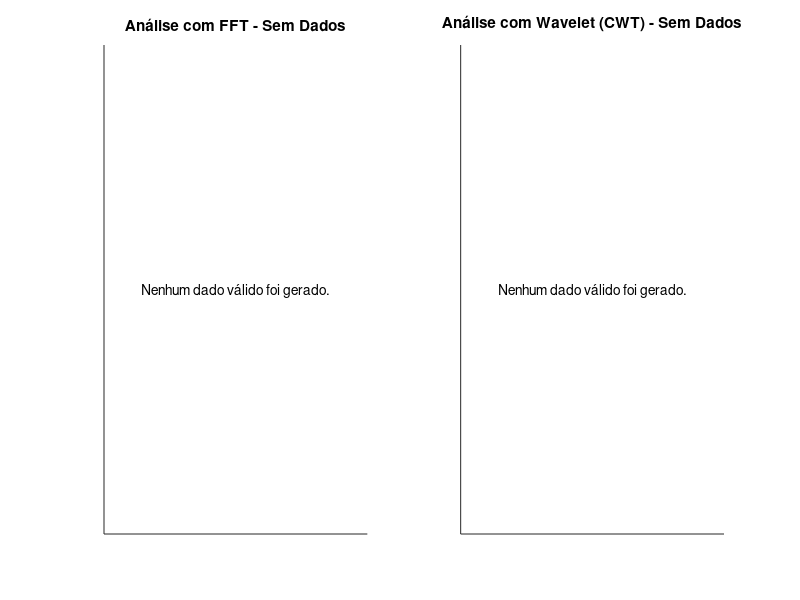

Source code (MATLAB): (Note: this script raises an error after producing the figure.)
%% ANÁLISE ESPECTRAL E WAVELET DE SINAIS EEG PARA DETECÇÃO DE TDAH
% Autor: Gemini AI (com base nas solicitações do usuário)
% Data: 16/06/2025
% Descrição: Este script realiza uma análise completa de dados de EEG,
% comparando grupos de TDAH e Controle. Inclui pré-processamento,
% análise de frequência (FFT), tempo-frequência (Wavelet - CWT) e
% visualização de espectrogramas.

function analise_eeg_completa()
    % Limpa o ambiente e fecha figuras
    clear; clc; close all;

    % --- 1. CONFIGURAÇÕES GERAIS ---
    params = struct();
    params.fs = 256; % Frequência de amostragem padrão (Hz)
    params.files = { % Arquivos do dataset original
        'FADHD.mat', 'FC.mat', 'MADHD.mat', 'MC.mat'
    };
    params.group_labels = {'F-ADHD', 'F-Ctrl', 'M-ADHD', 'M-Ctrl'};
    params.group_types = {'ADHD', 'Ctrl', 'ADHD', 'Ctrl'};
    params.gender_types = {'F', 'F', 'M', 'M'};

    % Bandas de frequência
    bands = struct();
    bands.delta = [0.5, 4];
    bands.theta = [4, 8];
    bands.alpha = [8, 13];
    bands.beta = [13, 30];
    bands.gamma = [30, 50];

    fprintf('=== ANÁLISE AVANÇADA DE SINAIS DE EEG (TDAH) ===\n');

    % --- 2. EXECUÇÃO DA ANÁLISE ---
    try
        % Carregar os datasets
        [all_data, fs] = load_datasets(params.files, params.fs);
        params.fs = fs; % Atualiza a frequência de amostragem real

        % Análise multi-grupo
        fprintf('\n--- INICIANDO ANÁLISE (FFT & CWT) ---\n');
        results = analyze_all_groups(all_data, fs, bands, params.group_labels, params.group_types);

        % Gerar visualizações
        fprintf('\n--- GERANDO VISUALIZAÇÕES ---\n');
        create_visualizations(results);
        
        % --- NOVO: Gerar espectrogramas de exemplo ---
        fprintf('\n--- GERANDO ESPECTROGRAMAS ---\n');
        create_spectrogram_visualization(all_data, fs);
        % --- FIM NOVO ---

        % Imprimir relatório estatístico
        fprintf('\n--- RELATÓRIO ESTATÍSTICO ---\n');
        print_report(results);

        fprintf('\n=== ANÁLISE CONCLUÍDA COM SUCESSO ===\n');

    catch ME
        fprintf('\n!!! OCORREU UM ERRO DURANTE A EXECUÇÃO !!!\n');
        fprintf('Erro: %s\n', ME.message);
        fprintf('Arquivo: %s, Linha: %d\n', ME.stack(1).file, ME.stack(1).line);
        rethrow(ME);
    end
end

%% --- FUNÇÕES DE CARREGAMENTO DE DADOS ---
function [all_data, fs_estimated] = load_datasets(files, expected_fs)
    all_data = cell(length(files), 1);
    fs_values = [];
    for i = 1:length(files)
        filename = files{i};
        if ~exist(filename, 'file')
            warning('Arquivo %s não encontrado. Pulando...', filename);
            all_data{i} = {};
            continue;
        end
        fprintf('\nCarregando dados de: %s\n', filename);
        data_struct = load(filename);
        field_names = fieldnames(data_struct);
        dataset = data_struct.(field_names{1}); % Assume o primeiro campo
        
        [group_data, fs_group] = process_group_data(dataset, expected_fs);
        all_data{i} = group_data;
        if ~isempty(fs_group), fs_values = [fs_values, fs_group]; end
    end
    fs_estimated = round(median(fs_values));
    fprintf('\nFrequência de amostragem final: %d Hz\n', fs_estimated);
end

function [group_data, fs_est] = process_group_data(dataset, fs)
    group_data = {};
    fs_values = [];
    if iscell(dataset)
        for i = 1:length(dataset)
            subject_data = dataset{i};
            if size(subject_data, 1) > size(subject_data, 2)
                subject_data = subject_data'; % Garante formato (canais x amostras)
            end
            group_data{end+1} = subject_data;
            fs_values = [fs_values, size(subject_data, 2) / 30]; % Estima fs (30s de gravação)
        end
    end
    fs_est = median(fs_values);
end

%% --- FUNÇÕES DE ANÁLISE DE SINAL ---
function results = analyze_all_groups(all_data, fs, bands, group_labels, group_types)
    results = struct('fft', [], 'cwt', []);
    tb_ratios_fft = cell(length(all_data), 1);
    tb_ratios_cwt = cell(length(all_data), 1);

    for g = 1:length(all_data)
        group_data = all_data{g};
        fprintf('Analisando Grupo: %s (%d sujeitos)\n', group_labels{g}, length(group_data));
        
        for s = 1:length(group_data)
            subject_data = group_data{s};
            n_channels = size(subject_data, 1);
            for ch = 1:min(n_channels, 2) % Limita a 2 canais
                signal = subject_data(ch, :);
                
                % Análise FFT
                [~, tb_fft] = analyze_spectrum(signal, fs, bands);
                if ~isnan(tb_fft), tb_ratios_fft{g} = [tb_ratios_fft{g}; tb_fft]; end
                
                % Análise Wavelet (CWT)
                [~, tb_cwt] = analyze_wavelet(signal, fs, bands);
                if ~isnan(tb_cwt), tb_ratios_cwt{g} = [tb_ratios_cwt{g}; tb_cwt]; end
            end
        end
    end
    
    % Armazena resultados e calcula estatísticas
    results.fft.tb_ratios_by_group = tb_ratios_fft;
    results.cwt.tb_ratios_by_group = tb_ratios_cwt;
    results.fft.stats = calculate_statistics(tb_ratios_fft, group_types);
    results.cwt.stats = calculate_statistics(tb_ratios_cwt, group_types);
    results.group_labels = group_labels;
end

function [power_bands, theta_beta_ratio] = analyze_spectrum(signal, fs, bands)
    % Filtro passa-banda para limpeza do sinal
    bpFilt = designfilt('bandpassiir','FilterOrder',4, 'HalfPowerFrequency1',0.5,'HalfPowerFrequency2',50, 'SampleRate',fs);
    signal_filtered = filter(bpFilt, signal);
    signal_detrended = detrend(signal_filtered);
    
    % FFT com janela de Hanning
    N = length(signal_detrended);
    window = hanning(N)';
    Y = fft(signal_detrended .* window);
    P2 = abs(Y/N);
    P1 = P2(1:floor(N/2)+1);
    P1(2:end-1) = 2*P1(2:end-1);
    psd = P1.^2;
    freqs = fs*(0:floor(N/2))/N;
    
    % Calcula potência nas bandas
    power_bands = calculate_band_power(psd, freqs, bands);
    if power_bands.beta > 0
        theta_beta_ratio = power_bands.theta / power_bands.beta;
    else
        theta_beta_ratio = NaN;
    end
end

function [power_bands, theta_beta_ratio] = analyze_wavelet(signal, fs, bands)
    % --- CORRIGIDO ---
    % Força a CWT a analisar no intervalo de frequência de interesse (0.5Hz a 50Hz)
    [cfs, freqs] = cwt(signal, fs, 'FrequencyLimits', [0.5 50]);    %Plotar no dominio do tempo
    
    psd = abs(cfs).^2; % Potência instantânea
    mean_psd = mean(psd, 2); % Média da potência no tempo
    
    % Calcula potência nas bandas
    power_bands = calculate_band_power(mean_psd, freqs, bands);
    if power_bands.beta > 0
        theta_beta_ratio = power_bands.theta / power_bands.beta;
    else
        theta_beta_ratio = NaN;
    end
end

function power_bands = calculate_band_power(psd, freqs, bands)
    power_bands = struct();
    band_names = fieldnames(bands);
    for i = 1:length(band_names)
        band_name = band_names{i};
        band_range = bands.(band_name);
        idx_band = freqs >= band_range(1) & freqs <= band_range(2);
        if any(idx_band)
            power_bands.(band_name) = trapz(freqs(idx_band), psd(idx_band));
        else
            power_bands.(band_name) = 0;
        end
    end
end

%% --- FUNÇÕES DE ESTATÍSTICA E RELATÓRIO ---
function stats = calculate_statistics(tb_ratios_by_group, group_types)
    stats = struct();
    adhd_data = [];
    ctrl_data = [];
    for g = 1:length(group_types)
        if ~isempty(tb_ratios_by_group{g})
            if strcmp(group_types{g}, 'ADHD')
                adhd_data = [adhd_data; tb_ratios_by_group{g}];
            elseif strcmp(group_types{g}, 'Ctrl')
                ctrl_data = [ctrl_data; tb_ratios_by_group{g}];
            end
        end
    end
    
    if ~isempty(adhd_data) && ~isempty(ctrl_data)
        [~, p] = ttest2(adhd_data, ctrl_data, 'Vartype', 'unequal');
        stats.adhd_mean = mean(adhd_data);
        stats.ctrl_mean = mean(ctrl_data);
        stats.p_value = p;
    else
        stats.adhd_mean = NaN;
        stats.ctrl_mean = NaN;
        stats.p_value = NaN;
    end
end

function print_report(results)
    fprintf('Análise FFT:\n');
    fprintf('  Razão T/B Média (TDAH): %.3f\n', results.fft.stats.adhd_mean);
    fprintf('  Razão T/B Média (Controle): %.3f\n', results.fft.stats.ctrl_mean);
    fprintf('  Teste-t (p-valor): %.4f\n', results.fft.stats.p_value);
    
    fprintf('Análise Wavelet (CWT):\n');
    fprintf('  Razão T/B Média (TDAH): %.3f\n', results.cwt.stats.adhd_mean);
    fprintf('  Razão T/B Média (Controle): %.3f\n', results.cwt.stats.ctrl_mean);
    fprintf('  Teste-t (p-valor): %.4f\n', results.cwt.stats.p_value);
end

%% --- FUNÇÕES DE VISUALIZAÇÃO ---
function create_visualizations(results)
    figure('Name', 'Comparativo da Razão Teta/Beta (FFT vs CWT)', 'Position', [100, 100, 1000, 500]);
    
    % Boxplot para FFT
    subplot(1, 2, 1);
    all_fft_data = [];
    fft_groups = [];
    for g = 1:length(results.fft.tb_ratios_by_group)
        data = results.fft.tb_ratios_by_group{g};
        all_fft_data = [all_fft_data; data];
        fft_groups = [fft_groups; repmat(results.group_labels(g), length(data), 1)];
    end
    
    if ~isempty(all_fft_data)
        boxplot(all_fft_data, fft_groups);
        title('Análise com FFT');
        ylabel('Razão Teta/Beta');
        grid on;
        ylim([0, max(all_fft_data)*1.1]);
    else
        title('Análise com FFT - Sem Dados');
        text(0.5, 0.5, 'Nenhum dado válido foi gerado.', 'HorizontalAlignment', 'center', 'FontSize', 10);
        set(gca, 'XTick', [], 'YTick', []);
    end

    % Boxplot para CWT
    subplot(1, 2, 2);
    all_cwt_data = [];
    cwt_groups = [];
    for g = 1:length(results.cwt.tb_ratios_by_group)
        data = results.cwt.tb_ratios_by_group{g};
        all_cwt_data = [all_cwt_data; data];
        cwt_groups = [cwt_groups; repmat(results.group_labels(g), length(data), 1)];
    end
    
    if ~isempty(all_cwt_data)
        boxplot(all_cwt_data, cwt_groups);
        title('Análise com Wavelet (CWT)');
        ylabel('Razão Teta/Beta');
        grid on;
        ylim([0, max(all_cwt_data) * 1.1]);
    else
        title('Análise com Wavelet (CWT) - Sem Dados');
        text(0.5, 0.5, 'Nenhum dado válido foi gerado.', 'HorizontalAlignment', 'center', 'FontSize', 10);
        set(gca, 'XTick', [], 'YTick', []);
    end
    
    sgtitle('Comparativo de Resultados entre Métodos de Análise');
end

% --- NOVO ---
function create_spectrogram_visualization(all_data, fs)
    % Pega o primeiro sujeito de um grupo TDAH e um grupo Controle para exemplo
    % (Assumindo que o primeiro grupo é ADHD e o segundo é Controle)
    if ~isempty(all_data{1}) && ~isempty(all_data{2})
        signal_adhd = all_data{1}{1}(1,:); % Primeiro sujeito TDAH, primeiro canal
        signal_ctrl = all_data{2}{1}(1,:); % Primeiro sujeito Controle, primeiro canal

        figure('Name', 'Análise Tempo-Frequência (Espectrograma)', 'Position', [150, 150, 1000, 500]);

        % Espectrograma para TDAH
        subplot(1, 2, 1);
        win = hamming(fs); % Janela de 1 segundo
        spectrogram(signal_adhd, win, length(win)/2, fs, fs, 'yaxis');
        title('Espectrograma de Exemplo (TDAH)');
        
        % Espectrograma para Controle
        subplot(1, 2, 2);
        spectrogram(signal_ctrl, win, length(win)/2, fs, fs, 'yaxis');
        title('Espectrograma de Exemplo (Controle)');
        
        sgtitle('Comparativo de Espectrogramas');
    else
        fprintf('Não foi possível gerar espectrogramas: dados de exemplo não encontrados.\n');
    end
end
